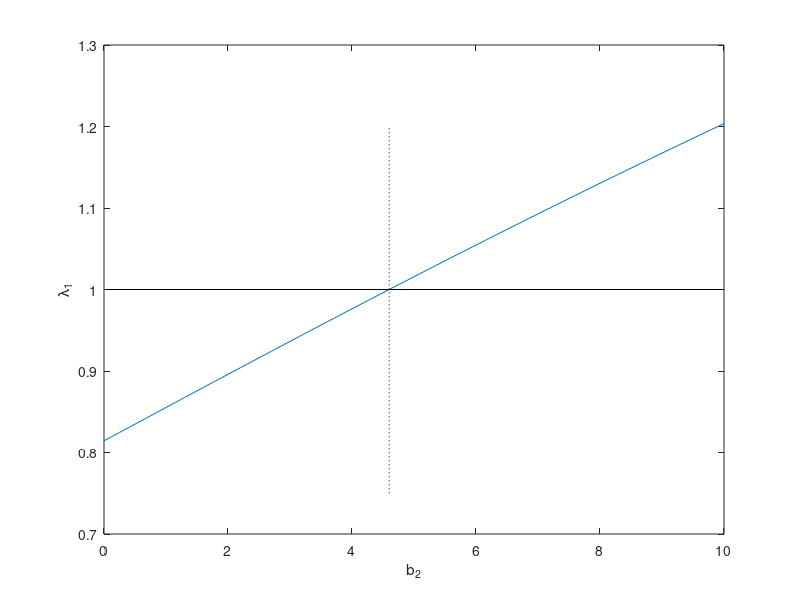

Here is the MATLAB script that generated this plot:
% Abb. 2.13: dominanter Eigenwert des Leslie-Modells in Abhängigkeit von b_2 (Buch, Abschnitt 2.3, Gl. 2.19)
% b_1 = 0, b_3 = 9, s_1 = 0.1, s_2 = 0.6; bei R = b_1 + s_1 b_2 + s_1 s_2 b_3 = 1, also b_2 = 4.6, ist lambda_1 = 1
% (c) 2026 Philipp Kügler · Programm zum Buch „Dynamische Systeme in den Lebenswissenschaften“ · MIT-Lizenz (siehe LICENSE)
b2 = linspace(0, 10, 201);
lam = zeros(size(b2));
for i = 1:numel(b2)
    lam(i) = max(abs(eig([0 b2(i) 9; 0.1 0 0; 0 0.6 0])));
end
fprintf('b_2 mit R = 1: %.2f\n', (1 - 0.54) / 0.1);
fprintf('lambda_1 bei b_2 = 4.6: %.6f\n', max(abs(eig([0 4.6 9; 0.1 0 0; 0 0.6 0]))));

plot(b2, lam, 'Color', [0 0.447 0.741]); hold on
plot([0 10], [1 1], 'k-'); plot([4.6 4.6], [0.75 1.2], 'k:'); hold off
xlabel('b_2'); ylabel('\lambda_1');
